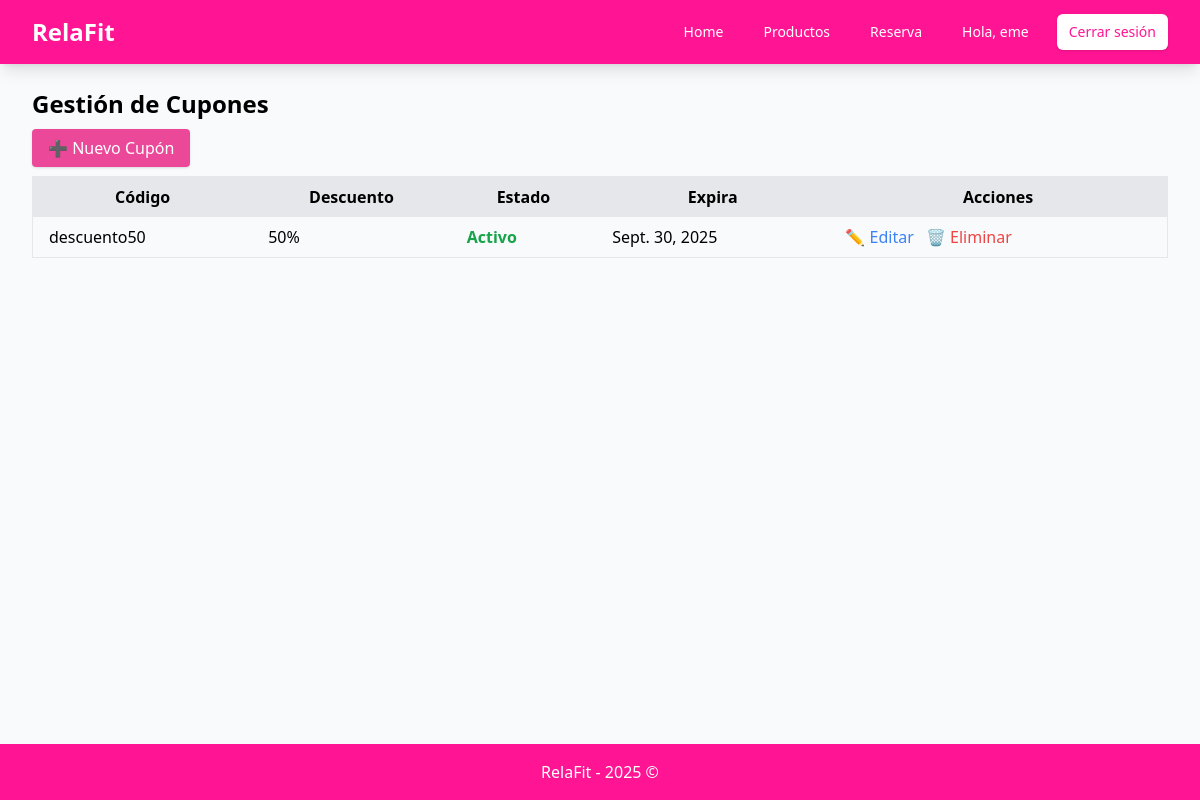
The page /panel/cupones/ (signed in) on the database its author committed.
### Sesion/models.py (models this page shows)
class Cupon(models.Model):
    idCupon = models.AutoField(primary_key = True)
    descuentoCupon = models.IntegerField()
    codigoCupon = models.CharField()
    estadoCupon = models.BooleanField()
    fechaVencimientoCupon = models.DateField()

### Sesion/views.py (the view)
# urls.py: path("panel/cupones/", CuponListView.as_view(), name="cupon_list"),
class CuponListView(ListView):
    model = Cupon
    template_name = "cupon_list.html"
    context_object_name = "cupones"

### Sesion/templates/cupon_list.html (shortened to what this page needs)
{% extends "base.html" %}
{% block content %}
<h1 class="text-2xl font-bold mb-4">Gestión de Cupones</h1>
<a href="{% url 'cupon_form' %}"
   class="bg-pink-500 hover:bg-pink-600 text-white px-4 py-2 rounded shadow">
   ➕ Nuevo Cupón
</a>
<table class="min-w-full mt-4 border">
  <thead>
    <tr class="bg-gray-200">
      <th class="px-4 py-2">Código</th>
      <th class="px-4 py-2">Descuento</th>
      <th class="px-4 py-2">Estado</th>
      <th class="px-4 py-2">Expira</th>
      <th class="px-4 py-2">Acciones</th>
    </tr>
  </thead>
  <tbody>
    {% for cupon in cupones %}
    <tr class="border-b">
      <td class="px-4 py-2">{{ cupon.codigoCupon }}</td>
      <td class="px-4 py-2">{{ cupon.descuentoCupon }}%</td>
      <td class="px-4 py-2">
        {% if cupon.estadoCupon %}
          <span class="text-green-600 font-semibold">Activo</span>
        {% else %}
          <span class="text-red-600 font-semibold">Inactivo</span>
        {% endif %}
      </td>
      <td class="px-4 py-2">{{ cupon.fechaVencimientoCupon }}</td>
      <td class="px-4 py-2 space-x-2">
        <a href="{% url 'cupon_form' cupon.idCupon %}" class="text-blue-500">✏️ Editar</a>
        <button onclick="openModal('{{ cupon.id }}')" class="text-red-500">🗑 Eliminar</button>
      </td>
    </tr>
    {% empty %}
    <tr>
      <td colspan="5" class="text-center py-4">No hay cupones registrados.</td>
    </tr>
    {% endfor %}
  </tbody>
</table>
{% endblock %}

### rows shown on the page
Cupon: codigoCupon "descuento50", descuentoCupon "50", estadoCupon "Activo", fechaVencimientoCupon "Sept. 30, 2025"

### other values the page prints
{{ request.session.usuario_nombre }} "eme"
